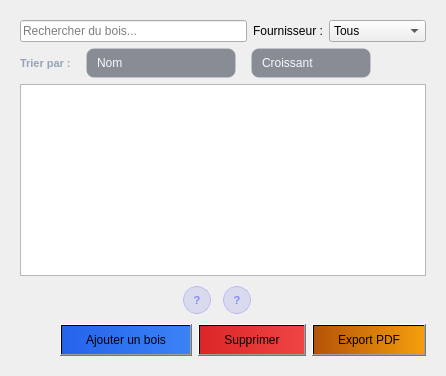
          <widget class="QWidget" name="tab_bois_list">
           <attribute name="title">
            <string>Liste du bois</string>
           </attribute>
           <layout class="QVBoxLayout" name="vl_bois_list">
            <property name="leftMargin">
             <number>20</number>
            </property>
            <property name="topMargin">
             <number>20</number>
            </property>
            <property name="rightMargin">
             <number>20</number>
            </property>
            <property name="bottomMargin">
             <number>20</number>
            </property>
            <item>
             <layout class="QHBoxLayout" name="hl_bois_top">
              <item>
               <widget class="QLineEdit" name="search_bois">
                <property name="placeholderText">
                 <string>Rechercher du bois...</string>
                </property>
               </widget>
              </item>
              <item>
               <widget class="QLabel" name="lb_filter_fournisseur">
                <property name="styleSheet">
                 <string notr="true">background:transparent;</string>
                </property>
                <property name="text">
                 <string>Fournisseur :</string>
                </property>
               </widget>
              </item>
              <item>
               <widget class="QComboBox" name="combo_filter_fournisseur">
                <item>
                 <property name="text">
                  <string>Tous</string>
                 </property>
                </item>
                <item>
                 <property name="text">
                  <string>Bois Tunisie</string>
                 </property>
                </item>
                <item>
                 <property name="text">
                  <string>For?t Nord</string>
                 </property>
                </item>
                <item>
                 <property name="text">
                  <string>Import Bois</string>
                 </property>
                </item>
                <item>
                 <property name="text">
                  <string>Bois Central</string>
                 </property>
                </item>
               </widget>
              </item>
             </layout>
            </item>
            <item>
             <layout class="QHBoxLayout" name="hl_bois_sort">
              <property name="spacing">
               <number>15</number>
              </property>
              <item>
               <widget class="QLabel" name="lb_bois_sort">
                <property name="styleSheet">
                 <string notr="true">color: #94a3b8; font-weight: bold; font-size: 11px;</string>
                </property>
                <property name="text">
                 <string>Trier par :</string>
                </property>
               </widget>
              </item>
              <item>
               <widget class="QComboBox" name="cb_bois_sort_field">
                <property name="minimumSize">
                 <size>
                  <width>150</width>
                  <height>30</height>
                 </size>
                </property>
                <property name="styleSheet">
                 <string notr="true">QComboBox { background: rgba(30,41,59,0.5); border: 1px solid rgba(255,255,255,0.1); border-radius: 8px; color: #f8fafc; padding: 5px 10px; } QComboBox::drop-down { border: none; } QComboBox::down-arrow { image: url(:/icons/down_arrow.png); width: 12px; height: 12px; }</string>
                </property>
                <item>
                 <property name="text">
                  <string>Nom</string>
                 </property>
                </item>
                <item>
                 <property name="text">
                  <string>Quantit?</string>
                 </property>
                </item>
                <item>
                 <property name="text">
                  <string>Prix Unitaire</string>
                 </property>
                </item>
                <item>
                 <property name="text">
                  <string>Fournisseur</string>
                 </property>
                </item>
               </widget>
              </item>
              <item>
               <widget class="QComboBox" name="cb_bois_sort_order">
                <property name="minimumSize">
                 <size>
                  <width>120</width>
                  <height>30</height>
                 </size>
                </property>
                <property name="styleSheet">
                 <string notr="true">QComboBox { background: rgba(30,41,59,0.5); border: 1px solid rgba(255,255,255,0.1); border-radius: 8px; color: #f8fafc; padding: 5px 10px; } QComboBox::drop-down { border: none; } QComboBox::down-arrow { image: url(:/icons/down_arrow.png); width: 12px; height: 12px; }</string>
                </property>
                <item>
                 <property name="text">
                  <string>Croissant</string>
                 </property>
                </item>
                <item>
                 <property name="text">
                  <string>D?croissant</string>
                 </property>
                </item>
               </widget>
              </item>
              <item>
               <spacer name="hs_bois_sort">
                <property name="orientation">
                 <enum>Qt::Orientation::Horizontal</enum>
                </property>
                <property name="sizeHint" stdset="0">
                 <size>
                  <width>40</width>
                  <height>20</height>
                 </size>
                </property>
               </spacer>
              </item>
             </layout>
            </item>
            <item>
             <widget class="QTableView" name="tv_bois">
              <property name="maximumSize">
               <size>
                <width>16777215</width>
                <height>480</height>
               </size>
              </property>
              <property name="verticalScrollBarPolicy">
               <enum>Qt::ScrollBarPolicy::ScrollBarAsNeeded</enum>
              </property>
              <property name="horizontalScrollBarPolicy">
               <enum>Qt::ScrollBarPolicy::ScrollBarAsNeeded</enum>
              </property>
              <property name="editTriggers">
               <set>QAbstractItemView::EditTrigger::DoubleClicked|QAbstractItemView::EditTrigger::EditKeyPressed</set>
              </property>
              <property name="selectionBehavior">
               <enum>QAbstractItemView::SelectionBehavior::SelectRows</enum>
              </property>
              <property name="showGrid">
               <bool>false</bool>
              </property>
              <property name="sortingEnabled">
               <bool>true</bool>
              </property>
              <attribute name="horizontalHeaderStretchLastSection">
               <bool>true</bool>
              </attribute>
              <attribute name="verticalHeaderVisible">
               <bool>false</bool>
              </attribute>
              <attribute name="verticalHeaderDefaultSectionSize">
               <number>45</number>
              </attribute>
             </widget>
            </item>
            <item>
             <layout class="QHBoxLayout" name="hl_bois_pagination">
              <item>
               <spacer name="hs_bois_pag_left">
                <property name="orientation">
                 <enum>Qt::Orientation::Horizontal</enum>
                </property>
                <property name="sizeHint" stdset="0">
                 <size>
                  <width>40</width>
                  <height>20</height>
                 </size>
                </property>
               </spacer>
              </item>
              <item>
               <widget class="QPushButton" name="btn_bois_prev">
                <property name="minimumSize">
                 <size>
                  <width>28</width>
                  <height>28</height>
                 </size>
                </property>
                <property name="maximumSize">
                 <size>
                  <width>28</width>
                  <height>28</height>
                 </size>
                </property>
                <property name="styleSheet">
                 <string notr="true">QPushButton{background:rgba(99,102,241,0.15);color:#818cf8;border:1px solid rgba(99,102,241,0.3);border-radius:14px;font-size:11px;font-weight:bold;padding:0px;margin:0px;}QPushButton:hover{background:rgba(99,102,241,0.35);color:white;}QPushButton:disabled{color:rgba(255,255,255,0.2);border-color:rgba(255,255,255,0.05);}</string>
                </property>
                <property name="text">
                 <string>?</string>
                </property>
               </widget>
              </item>
              <item>
               <widget class="QWidget" name="bois_page_nums_container" native="true">
                <property name="minimumSize">
                 <size>
                  <width>0</width>
                  <height>36</height>
                 </size>
                </property>
                <property name="styleSheet">
                 <string notr="true">background:transparent;</string>
                </property>
               </widget>
              </item>
              <item>
               <widget class="QPushButton" name="btn_bois_next">
                <property name="minimumSize">
                 <size>
                  <width>28</width>
                  <height>28</height>
                 </size>
                </property>
                <property name="maximumSize">
                 <size>
                  <width>28</width>
                  <height>28</height>
                 </size>
                </property>
                <property name="styleSheet">
                 <string notr="true">QPushButton{background:rgba(99,102,241,0.15);color:#818cf8;border:1px solid rgba(99,102,241,0.3);border-radius:14px;font-size:11px;font-weight:bold;padding:0px;margin:0px;}QPushButton:hover{background:rgba(99,102,241,0.35);color:white;}QPushButton:disabled{color:rgba(255,255,255,0.2);border-color:rgba(255,255,255,0.05);}</string>
                </property>
                <property name="text">
                 <string>?</string>
                </property>
               </widget>
              </item>
              <item>
               <widget class="QLabel" name="lb_bois_pagination">
                <property name="visible">
                 <bool>false</bool>
                </property>
                <property name="text">
                 <string/>
                </property>
               </widget>
              </item>
              <item>
               <spacer name="hs_bois_pag_right">
                <property name="orientation">
                 <enum>Qt::Orientation::Horizontal</enum>
                </property>
                <property name="sizeHint" stdset="0">
                 <size>
                  <width>40</width>
                  <height>20</height>
                 </size>
                </property>
               </spacer>
              </item>
             </layout>
            </item>
            <item>
             <layout class="QHBoxLayout" name="hl_bois_actions">
              <item>
               <spacer name="hs_bois_left">
                <property name="orientation">
                 <enum>Qt::Orientation::Horizontal</enum>
                </property>
                <property name="sizeHint" stdset="0">
                 <size>
                  <width>40</width>
                  <height>20</height>
                 </size>
                </property>
               </spacer>
              </item>
              <item>
               <widget class="QPushButton" name="btn_bois_list_add">
                <property name="styleSheet">
                 <string notr="true">background:qlineargradient(x1:0,y1:0,x2:1,y2:0,stop:0 #2563eb,stop:1 #3b82f6);padding:8px 25px;</string>
                </property>
                <property name="text">
                 <string>Ajouter un bois</string>
                </property>
               </widget>
              </item>
              <item>
               <widget class="QPushButton" name="btn_bois_list_delete">
                <property name="visible">
                 <bool>false</bool>
                </property>
                <property name="styleSheet">
                 <string notr="true">background:qlineargradient(x1:0,y1:0,x2:1,y2:0,stop:0 #dc2626,stop:1 #ef4444);padding:8px 25px;</string>
                </property>
                <property name="text">
                 <string>Supprimer</string>
                </property>
               </widget>
              </item>
              <item>
               <widget class="QPushButton" name="btn_bois_export_pdf">
                <property name="styleSheet">
                 <string notr="true">background:qlineargradient(x1:0,y1:0,x2:1,y2:0,stop:0 #b45309,stop:1 #f59e0b);padding:8px 25px;</string>
                </property>
                <property name="text">
                 <string>Export PDF</string>
                </property>
               </widget>
              </item>
             </layout>
            </item>
           </layout>
          </widget>
